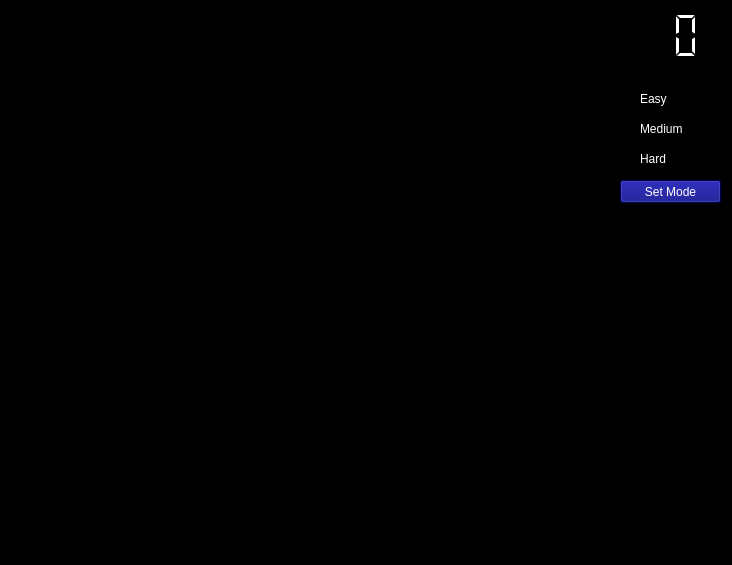
<?xml version="1.0" encoding="UTF-8"?>
<ui version="4.0">
 <class>gameHub</class>
 <widget class="QMainWindow" name="gameHub">
  <property name="geometry">
   <rect>
    <x>0</x>
    <y>0</y>
    <width>732</width>
    <height>565</height>
   </rect>
  </property>
  <property name="minimumSize">
   <size>
    <width>732</width>
    <height>565</height>
   </size>
  </property>
  <property name="maximumSize">
   <size>
    <width>732</width>
    <height>565</height>
   </size>
  </property>
  <property name="palette">
   <palette>
    <active>
     <colorrole role="WindowText">
      <brush brushstyle="SolidPattern">
       <color alpha="255">
        <red>255</red>
        <green>255</green>
        <blue>255</blue>
       </color>
      </brush>
     </colorrole>
     <colorrole role="Button">
      <brush brushstyle="SolidPattern">
       <color alpha="255">
        <red>0</red>
        <green>0</green>
        <blue>0</blue>
       </color>
      </brush>
     </colorrole>
     <colorrole role="Light">
      <brush brushstyle="SolidPattern">
       <color alpha="255">
        <red>0</red>
        <green>0</green>
        <blue>0</blue>
       </color>
      </brush>
     </colorrole>
     <colorrole role="Midlight">
      <brush brushstyle="SolidPattern">
       <color alpha="255">
        <red>0</red>
        <green>0</green>
        <blue>0</blue>
       </color>
      </brush>
     </colorrole>
     <colorrole role="Dark">
      <brush brushstyle="SolidPattern">
       <color alpha="255">
        <red>0</red>
        <green>0</green>
        <blue>0</blue>
       </color>
      </brush>
     </colorrole>
     <colorrole role="Mid">
      <brush brushstyle="SolidPattern">
       <color alpha="255">
        <red>0</red>
        <green>0</green>
        <blue>0</blue>
       </color>
      </brush>
     </colorrole>
     <colorrole role="Text">
      <brush brushstyle="SolidPattern">
       <color alpha="255">
        <red>255</red>
        <green>255</green>
        <blue>255</blue>
       </color>
      </brush>
     </colorrole>
     <colorrole role="BrightText">
      <brush brushstyle="SolidPattern">
       <color alpha="255">
        <red>255</red>
        <green>255</green>
        <blue>255</blue>
       </color>
      </brush>
     </colorrole>
     <colorrole role="ButtonText">
      <brush brushstyle="SolidPattern">
       <color alpha="255">
        <red>255</red>
        <green>255</green>
        <blue>255</blue>
       </color>
      </brush>
     </colorrole>
     <colorrole role="Base">
      <brush brushstyle="SolidPattern">
       <color alpha="255">
        <red>0</red>
        <green>0</green>
        <blue>0</blue>
       </color>
      </brush>
     </colorrole>
     <colorrole role="Window">
      <brush brushstyle="SolidPattern">
       <color alpha="255">
        <red>0</red>
        <green>0</green>
        <blue>0</blue>
       </color>
      </brush>
     </colorrole>
     <colorrole role="Shadow">
      <brush brushstyle="SolidPattern">
       <color alpha="255">
        <red>0</red>
        <green>0</green>
        <blue>0</blue>
       </color>
      </brush>
     </colorrole>
     <colorrole role="AlternateBase">
      <brush brushstyle="SolidPattern">
       <color alpha="255">
        <red>0</red>
        <green>0</green>
        <blue>0</blue>
       </color>
      </brush>
     </colorrole>
     <colorrole role="ToolTipBase">
      <brush brushstyle="SolidPattern">
       <color alpha="255">
        <red>255</red>
        <green>255</green>
        <blue>220</blue>
       </color>
      </brush>
     </colorrole>
     <colorrole role="ToolTipText">
      <brush brushstyle="SolidPattern">
       <color alpha="255">
        <red>0</red>
        <green>0</green>
        <blue>0</blue>
       </color>
      </brush>
     </colorrole>
    </active>
    <inactive>
     <colorrole role="WindowText">
      <brush brushstyle="SolidPattern">
       <color alpha="255">
        <red>255</red>
        <green>255</green>
        <blue>255</blue>
       </color>
      </brush>
     </colorrole>
     <colorrole role="Button">
      <brush brushstyle="SolidPattern">
       <color alpha="255">
        <red>0</red>
        <green>0</green>
        <blue>0</blue>
       </color>
      </brush>
     </colorrole>
     <colorrole role="Light">
      <brush brushstyle="SolidPattern">
       <color alpha="255">
        <red>0</red>
        <green>0</green>
        <blue>0</blue>
       </color>
      </brush>
     </colorrole>
     <colorrole role="Midlight">
      <brush brushstyle="SolidPattern">
       <color alpha="255">
        <red>0</red>
        <green>0</green>
        <blue>0</blue>
       </color>
      </brush>
     </colorrole>
     <colorrole role="Dark">
      <brush brushstyle="SolidPattern">
       <color alpha="255">
        <red>0</red>
        <green>0</green>
        <blue>0</blue>
       </color>
      </brush>
     </colorrole>
     <colorrole role="Mid">
      <brush brushstyle="SolidPattern">
       <color alpha="255">
        <red>0</red>
        <green>0</green>
        <blue>0</blue>
       </color>
      </brush>
     </colorrole>
     <colorrole role="Text">
      <brush brushstyle="SolidPattern">
       <color alpha="255">
        <red>255</red>
        <green>255</green>
        <blue>255</blue>
       </color>
      </brush>
     </colorrole>
     <colorrole role="BrightText">
      <brush brushstyle="SolidPattern">
       <color alpha="255">
        <red>255</red>
        <green>255</green>
        <blue>255</blue>
       </color>
      </brush>
     </colorrole>
     <colorrole role="ButtonText">
      <brush brushstyle="SolidPattern">
       <color alpha="255">
        <red>255</red>
        <green>255</green>
        <blue>255</blue>
       </color>
      </brush>
     </colorrole>
     <colorrole role="Base">
      <brush brushstyle="SolidPattern">
       <color alpha="255">
        <red>0</red>
        <green>0</green>
        <blue>0</blue>
       </color>
      </brush>
     </colorrole>
     <colorrole role="Window">
      <brush brushstyle="SolidPattern">
       <color alpha="255">
        <red>0</red>
        <green>0</green>
        <blue>0</blue>
       </color>
      </brush>
     </colorrole>
     <colorrole role="Shadow">
      <brush brushstyle="SolidPattern">
       <color alpha="255">
        <red>0</red>
        <green>0</green>
        <blue>0</blue>
       </color>
      </brush>
     </colorrole>
     <colorrole role="AlternateBase">
      <brush brushstyle="SolidPattern">
       <color alpha="255">
        <red>0</red>
        <green>0</green>
        <blue>0</blue>
       </color>
      </brush>
     </colorrole>
     <colorrole role="ToolTipBase">
      <brush brushstyle="SolidPattern">
       <color alpha="255">
        <red>255</red>
        <green>255</green>
        <blue>220</blue>
       </color>
      </brush>
     </colorrole>
     <colorrole role="ToolTipText">
      <brush brushstyle="SolidPattern">
       <color alpha="255">
        <red>0</red>
        <green>0</green>
        <blue>0</blue>
       </color>
      </brush>
     </colorrole>
    </inactive>
    <disabled>
     <colorrole role="WindowText">
      <brush brushstyle="SolidPattern">
       <color alpha="255">
        <red>0</red>
        <green>0</green>
        <blue>0</blue>
       </color>
      </brush>
     </colorrole>
     <colorrole role="Button">
      <brush brushstyle="SolidPattern">
       <color alpha="255">
        <red>0</red>
        <green>0</green>
        <blue>0</blue>
       </color>
      </brush>
     </colorrole>
     <colorrole role="Light">
      <brush brushstyle="SolidPattern">
       <color alpha="255">
        <red>0</red>
        <green>0</green>
        <blue>0</blue>
       </color>
      </brush>
     </colorrole>
     <colorrole role="Midlight">
      <brush brushstyle="SolidPattern">
       <color alpha="255">
        <red>0</red>
        <green>0</green>
        <blue>0</blue>
       </color>
      </brush>
     </colorrole>
     <colorrole role="Dark">
      <brush brushstyle="SolidPattern">
       <color alpha="255">
        <red>0</red>
        <green>0</green>
        <blue>0</blue>
       </color>
      </brush>
     </colorrole>
     <colorrole role="Mid">
      <brush brushstyle="SolidPattern">
       <color alpha="255">
        <red>0</red>
        <green>0</green>
        <blue>0</blue>
       </color>
      </brush>
     </colorrole>
     <colorrole role="Text">
      <brush brushstyle="SolidPattern">
       <color alpha="255">
        <red>0</red>
        <green>0</green>
        <blue>0</blue>
       </color>
      </brush>
     </colorrole>
     <colorrole role="BrightText">
      <brush brushstyle="SolidPattern">
       <color alpha="255">
        <red>255</red>
        <green>255</green>
        <blue>255</blue>
       </color>
      </brush>
     </colorrole>
     <colorrole role="ButtonText">
      <brush brushstyle="SolidPattern">
       <color alpha="255">
        <red>0</red>
        <green>0</green>
        <blue>0</blue>
       </color>
      </brush>
     </colorrole>
     <colorrole role="Base">
      <brush brushstyle="SolidPattern">
       <color alpha="255">
        <red>0</red>
        <green>0</green>
        <blue>0</blue>
       </color>
      </brush>
     </colorrole>
     <colorrole role="Window">
      <brush brushstyle="SolidPattern">
       <color alpha="255">
        <red>0</red>
        <green>0</green>
        <blue>0</blue>
       </color>
      </brush>
     </colorrole>
     <colorrole role="Shadow">
      <brush brushstyle="SolidPattern">
       <color alpha="255">
        <red>0</red>
        <green>0</green>
        <blue>0</blue>
       </color>
      </brush>
     </colorrole>
     <colorrole role="AlternateBase">
      <brush brushstyle="SolidPattern">
       <color alpha="255">
        <red>0</red>
        <green>0</green>
        <blue>0</blue>
       </color>
      </brush>
     </colorrole>
     <colorrole role="ToolTipBase">
      <brush brushstyle="SolidPattern">
       <color alpha="255">
        <red>255</red>
        <green>255</green>
        <blue>220</blue>
       </color>
      </brush>
     </colorrole>
     <colorrole role="ToolTipText">
      <brush brushstyle="SolidPattern">
       <color alpha="255">
        <red>0</red>
        <green>0</green>
        <blue>0</blue>
       </color>
      </brush>
     </colorrole>
    </disabled>
   </palette>
  </property>
  <property name="windowTitle">
   <string>Logixx Games</string>
  </property>
  <property name="styleSheet">
   <string notr="true"/>
  </property>
  <widget class="QWidget" name="OverallLayout">
   <widget class="QLabel" name="logo">
    <property name="geometry">
     <rect>
      <x>150</x>
      <y>0</y>
      <width>391</width>
      <height>71</height>
     </rect>
    </property>
    <property name="text">
     <string/>
    </property>
    <property name="pixmap">
     <pixmap resource="logixxgamesresource.qrc">:/logixxlogo</pixmap>
    </property>
   </widget>
   <widget class="QFrame" name="frame">
    <property name="geometry">
     <rect>
      <x>610</x>
      <y>80</y>
      <width>120</width>
      <height>131</height>
     </rect>
    </property>
    <property name="frameShape">
     <enum>QFrame::StyledPanel</enum>
    </property>
    <property name="frameShadow">
     <enum>QFrame::Raised</enum>
    </property>
    <widget class="QRadioButton" name="Easy">
     <property name="geometry">
      <rect>
       <x>10</x>
       <y>10</y>
       <width>82</width>
       <height>17</height>
      </rect>
     </property>
     <property name="text">
      <string>Easy</string>
     </property>
    </widget>
    <widget class="QRadioButton" name="Medium">
     <property name="geometry">
      <rect>
       <x>10</x>
       <y>40</y>
       <width>82</width>
       <height>17</height>
      </rect>
     </property>
     <property name="text">
      <string>Medium</string>
     </property>
    </widget>
    <widget class="QRadioButton" name="Hard">
     <property name="geometry">
      <rect>
       <x>10</x>
       <y>70</y>
       <width>82</width>
       <height>17</height>
      </rect>
     </property>
     <property name="text">
      <string>Hard</string>
     </property>
    </widget>
    <widget class="QPushButton" name="setMode">
     <property name="geometry">
      <rect>
       <x>10</x>
       <y>100</y>
       <width>101</width>
       <height>23</height>
      </rect>
     </property>
     <property name="styleSheet">
      <string notr="true">background-color: rgb(0, 0, 127);
color: rgb(255, 255, 255);</string>
     </property>
     <property name="text">
      <string>Set Mode</string>
     </property>
    </widget>
   </widget>
   <widget class="QStackedWidget" name="gamePages">
    <property name="geometry">
     <rect>
      <x>10</x>
      <y>90</y>
      <width>600</width>
      <height>450</height>
     </rect>
    </property>
    <property name="minimumSize">
     <size>
      <width>600</width>
      <height>450</height>
     </size>
    </property>
    <property name="maximumSize">
     <size>
      <width>600</width>
      <height>450</height>
     </size>
    </property>
    <property name="palette">
     <palette>
      <active>
       <colorrole role="WindowText">
        <brush brushstyle="SolidPattern">
         <color alpha="255">
          <red>255</red>
          <green>255</green>
          <blue>255</blue>
         </color>
        </brush>
       </colorrole>
       <colorrole role="Text">
        <brush brushstyle="SolidPattern">
         <color alpha="255">
          <red>255</red>
          <green>255</green>
          <blue>255</blue>
         </color>
        </brush>
       </colorrole>
       <colorrole role="ButtonText">
        <brush brushstyle="SolidPattern">
         <color alpha="255">
          <red>255</red>
          <green>255</green>
          <blue>255</blue>
         </color>
        </brush>
       </colorrole>
       <colorrole role="Shadow">
        <brush brushstyle="SolidPattern">
         <color alpha="255">
          <red>255</red>
          <green>255</green>
          <blue>255</blue>
         </color>
        </brush>
       </colorrole>
       <colorrole role="ToolTipText">
        <brush brushstyle="SolidPattern">
         <color alpha="255">
          <red>255</red>
          <green>255</green>
          <blue>255</blue>
         </color>
        </brush>
       </colorrole>
      </active>
      <inactive>
       <colorrole role="WindowText">
        <brush brushstyle="SolidPattern">
         <color alpha="255">
          <red>255</red>
          <green>255</green>
          <blue>255</blue>
         </color>
        </brush>
       </colorrole>
       <colorrole role="Text">
        <brush brushstyle="SolidPattern">
         <color alpha="255">
          <red>255</red>
          <green>255</green>
          <blue>255</blue>
         </color>
        </brush>
       </colorrole>
       <colorrole role="ButtonText">
        <brush brushstyle="SolidPattern">
         <color alpha="255">
          <red>255</red>
          <green>255</green>
          <blue>255</blue>
         </color>
        </brush>
       </colorrole>
       <colorrole role="Shadow">
        <brush brushstyle="SolidPattern">
         <color alpha="255">
          <red>255</red>
          <green>255</green>
          <blue>255</blue>
         </color>
        </brush>
       </colorrole>
       <colorrole role="ToolTipText">
        <brush brushstyle="SolidPattern">
         <color alpha="255">
          <red>255</red>
          <green>255</green>
          <blue>255</blue>
         </color>
        </brush>
       </colorrole>
      </inactive>
      <disabled>
       <colorrole role="WindowText">
        <brush brushstyle="SolidPattern">
         <color alpha="255">
          <red>127</red>
          <green>127</green>
          <blue>127</blue>
         </color>
        </brush>
       </colorrole>
       <colorrole role="Text">
        <brush brushstyle="SolidPattern">
         <color alpha="255">
          <red>127</red>
          <green>127</green>
          <blue>127</blue>
         </color>
        </brush>
       </colorrole>
       <colorrole role="ButtonText">
        <brush brushstyle="SolidPattern">
         <color alpha="255">
          <red>127</red>
          <green>127</green>
          <blue>127</blue>
         </color>
        </brush>
       </colorrole>
       <colorrole role="Shadow">
        <brush brushstyle="SolidPattern">
         <color alpha="255">
          <red>255</red>
          <green>255</green>
          <blue>255</blue>
         </color>
        </brush>
       </colorrole>
       <colorrole role="ToolTipText">
        <brush brushstyle="SolidPattern">
         <color alpha="255">
          <red>255</red>
          <green>255</green>
          <blue>255</blue>
         </color>
        </brush>
       </colorrole>
      </disabled>
     </palette>
    </property>
    <widget class="QWidget" name="mainPage">
     <layout class="QGridLayout" name="gameLayout"/>
    </widget>
   </widget>
   <widget class="QLCDNumber" name="score">
    <property name="geometry">
     <rect>
      <x>550</x>
      <y>10</y>
      <width>171</width>
      <height>51</height>
     </rect>
    </property>
   </widget>
  </widget>
  <widget class="QStatusBar" name="statusBar">
   <property name="sizeGripEnabled">
    <bool>false</bool>
   </property>
  </widget>
 </widget>
 <layoutdefault spacing="6" margin="11"/>
 <resources>
  <include location="logixxgamesresource.qrc"/>
 </resources>
 <connections/>
</ui>
